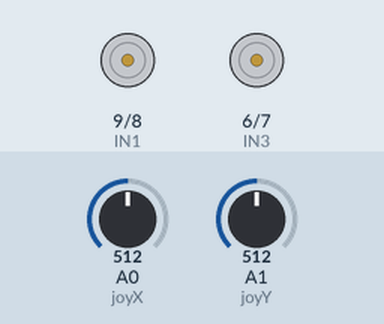
Simulated run of this sketch. Board: Arduino Uno, built with avr-gcc and run on an emulated ATmega328P. On the bench: motor-driver pin pairs drawn as motors (green arrow = first pin HIGH = forward, orange = second pin HIGH = backward, longer = more drive, scaled by the enable pin). The inputs (shaded band) are chosen by the test bench; at power-on: A0 (joyX) = 512, A1 (joyY) = 512.

Above: at 1.2 s.
1.3 s: A0 (joyX) set to 547
At 1.6 s:
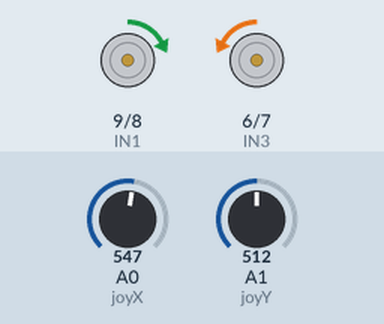
2.8 s: A1 (joyY) set to 538
At 4.0 s:
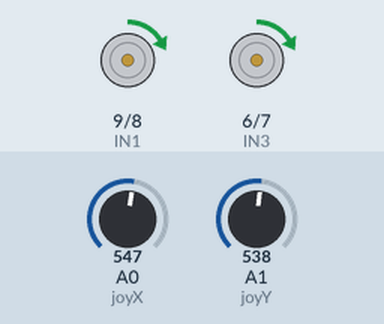
4.3 s: A1 (joyY) set to 716
At 5.1 s:
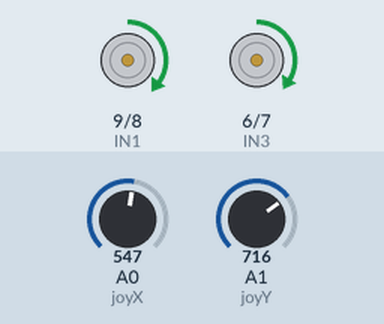
5.8 s: A0 (joyX) set to 716
At 6.3 s:
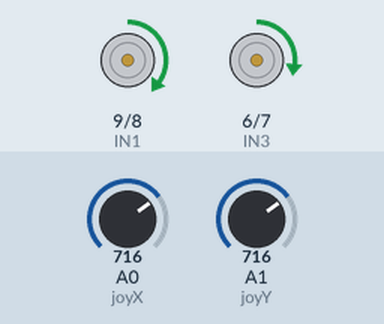
7.3 s: A1 (joyY) set to 900
At 8.5 s:
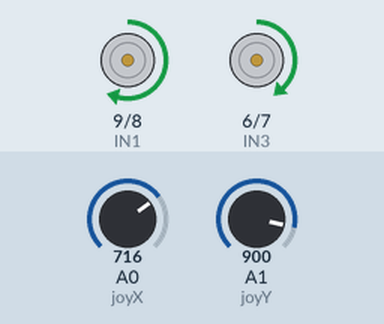
8.8 s: A0 (joyX) set to 900
At 9.7 s:
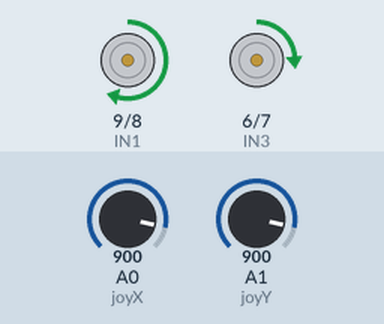
Timing chart, 0 to 11.3 s (numbered marks = the images above; inputs shaded):
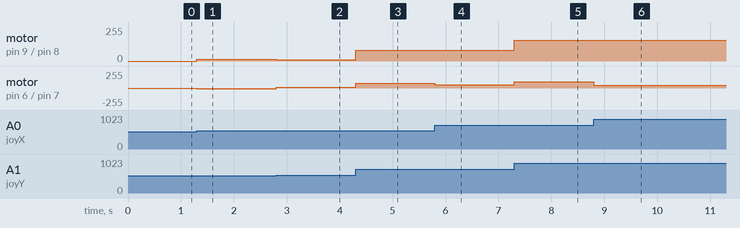

Measured:
- after the input at 1.3 s, motor on pin 9 (IN1) / pin 8 (IN2): stopped → forward 13/255 at once; motor on pin 6 (IN3) / pin 7 (in4): stopped → backward 13/255 at once
- after the input at 2.8 s, motor on pin 9 (IN1) / pin 8 (IN2): forward 13/255 → forward 9/255 at once; motor on pin 6 (IN3) / pin 7 (in4): backward 13/255 → forward 9/255 at once
- after the input at 4.3 s, motor on pin 9 (IN1) / pin 8 (IN2): forward 9/255 → forward 80/255 at once; motor on pin 6 (IN3) / pin 7 (in4): forward 9/255 → forward 75/255 at once
- after the input at 5.8 s, motor on pin 6 (IN3) / pin 7 (in4): forward 75/255 → forward 49/255 at once
- after the input at 7.3 s, motor on pin 9 (IN1) / pin 8 (IN2): forward 80/255 → forward 154/255 at once; motor on pin 6 (IN3) / pin 7 (in4): forward 49/255 → forward 93/255 at once
- after the input at 8.8 s, motor on pin 6 (IN3) / pin 7 (in4): forward 93/255 → forward 38/255 at once

The sketch:

car_and_joystick.ino
```cpp
// Motor A pins
#define ENA 10
#define IN1 9
#define IN2 8

// Motor B pins
#define ENB 5
#define IN3 6
#define in4 7

// Joystick pins
#define joyX A0
#define joyY A1

const int deadZone = 20;      // Joystick dead zone
float speedMultiplier = 0.8;  // Global speed control (0.0 to 1.0)

void setup() {
  pinMode(ENA, OUTPUT);
  pinMode(IN1, OUTPUT);
  pinMode(IN2, OUTPUT);

  pinMode(ENB, OUTPUT);
  pinMode(IN3, OUTPUT);
  pinMode(in4, OUTPUT);

  Serial.begin(9600);
}

void loop() {
  int rawX = analogRead(joyX);
  int rawY = analogRead(joyY);
  int x = rawX - 512;
  int y = rawY - 512;

  if (abs(x) < deadZone) x = 0;
  if (abs(y) < deadZone) y = 0;

  int speedA = 0;
  int speedB = 0;

  if (y != 0) {
    bool forward = (y > 0);
    int baseSpeed = map(abs(y), 0, 512, 0, 255) * speedMultiplier;

    if (x < 0) {
      speedA = map(abs(x), 0, 512, baseSpeed, 0);
      speedB = baseSpeed;
    } else if (x > 0) {
      speedA = baseSpeed;
      speedB = map(abs(x), 0, 512, baseSpeed, 0);
    } else {
      speedA = baseSpeed;
      speedB = baseSpeed;
    }

    setMotorA(forward);
    setMotorB(forward);
  }
  else if (x != 0) {
    int turnSpeed = map(abs(x), 0, 512, 0, 255) * speedMultiplier;
    if (x < 0) {
      setMotorA(false);
      setMotorB(true);
    } else {
      setMotorA(true);
      setMotorB(false);
    }
    speedA = turnSpeed;
    speedB = turnSpeed;
  }
  else {
    speedA = 0;
    speedB = 0;
    stopMotors();
  }

  analogWrite(ENA, speedA);
  analogWrite(ENB, speedB);
}

void stopMotors() {
  digitalWrite(IN1, LOW);
  digitalWrite(IN2, LOW);
  digitalWrite(IN3, LOW);
  digitalWrite(in4, LOW);
  analogWrite(ENA, 0);
  analogWrite(ENB, 0);
}

void setMotorA(bool forward) {
  digitalWrite(IN1, forward ? HIGH : LOW);
  digitalWrite(IN2, forward ? LOW : HIGH);
}

void setMotorB(bool forward) {
  digitalWrite(IN3, forward ? HIGH : LOW);
  digitalWrite(in4, forward ? LOW : HIGH);
}
```
